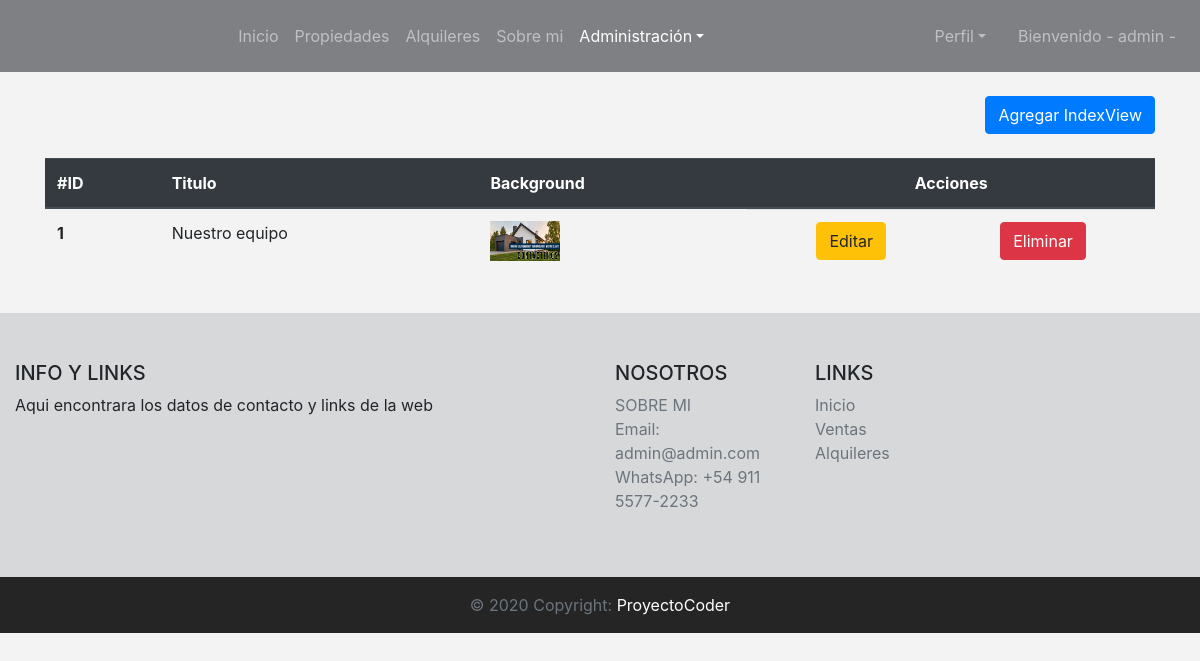
Screenshot of /data/crud-index/ (signed in) with the database file from the repository.
### data/models.py (models this page shows, shortened)
class IndexChange(models.Model):
    background = models.ImageField(upload_to='index_image', null=True, blank=True, verbose_name='Imagen Principal')
    team = models.CharField(max_length=50, null=True, blank=True, verbose_name='Titulo de equipo')
    img1 = models.ImageField(upload_to='index_image', null=True, blank=True)
    title1 = models.CharField(max_length=50, null=True, blank=True, verbose_name='Persona 1')
    description1 = models.CharField(max_length=300, null=True, blank=True)
    img2 = models.ImageField(upload_to='index_image', null=True, blank=True)
    title2 = models.CharField(max_length=50, null=True, blank=True, verbose_name='Persona 2')
    description2 = models.CharField(max_length=300, null=True, blank=True)
    img3 = models.ImageField(upload_to='index_image', null=True, blank=True)
    title3 = models.CharField(max_length=50, null=True, blank=True, verbose_name='Persona 3')
    description3 = models.CharField(max_length=300, null=True, blank=True)
    class Meta:
        verbose_name = 'Modificacion'
        verbose_name_plural = 'Modificaciones'

### data/views.py (the view)
# urls.py: path('crud-index/', crud_index_views, name='crud_index_view'),
@staff_member_required
def crud_index_views(request):
    if 'search' in request.GET:
        search = request.GET['search']
        data = IndexChange.objects.filter(title__icontains=search)
    else:
        data = IndexChange.objects.all()
    context = {
        'data': data,
    }
    return render(request, 'data/crud_view.html', context=context)

### templates/data/crud_view.html (shortened to what this page needs)
{% extends 'base.html' %}
{% block crud %}
<li class="nav-item dropdown active">
{% endblock %}
{% block content %}
<br>
<div class="container">
    <div class="text-right">
        <a href="/data/create-index" class="btn btn-primary text-right">Agregar IndexView</a>
    </div>
    <br>
    <table class="table">
        <thead class="thead-dark">
            <tr>
                <th scope="col">#ID</th>
                <th scope="col">Titulo</th>
                <th scope="col">Background</th>
                <th scope="col" class="text-center">Acciones</th>
            </tr>
        </thead>
        {% for dat in data %}
        <tbody>
            <tr>
                <th scope="row">{{dat.id}}</th>
                <td>{{dat.team}}</td>
                {% if dat.background.url != '' %}
                    <td><img src="{{dat.background.url}}" width="70" height="40" alt=""></td>
                {% else %}
                    <td class="font-weight-bold" style="color: red;">No Img</td>
                {% endif %}
                <td class="d-flex justify-content-around"><a href="/data/update-index/{{dat.pk}}/" class="btn btn-warning">Editar</a><a href="/data/delete-index/{{dat.pk}}/" class="btn btn-danger">Eliminar</a></td>
            </tr>
        </tbody>
        {% endfor %}
    </table>
</div>
{% endblock %}

### templates/base.html (shortened to what this page needs)
<!DOCTYPE html>
<html lang="en">
<head>
    <link rel="stylesheet" href="https://cdn.jsdelivr.net/npm/bootstrap@4.6.2/dist/css/bootstrap.min.css">
</head>
<body style="background-color: #f3f3f3;">
    <header>
        <nav class="navbar navbar-expand-lg navbar-dark" style="background-color: #7f8084;">
            <div class="collapse navbar-collapse text-center" id="navbarSupportedContent">
                <div class="navbar-nav ml-auto mr-auto mt-2 mb-2">
                        <a class="nav-link" href="/">Inicio</a>
                        <a class="nav-link" href="/sales/list-sale/">Propiedades</a>
                        <a class="nav-link" href="/rentals/list-rental/">Alquileres</a>
                        <a class="nav-link" href="/about/">Sobre mi</a>
                    {% if request.user.is_authenticated %}
                        {% if request.user.is_superuser %}
                            {% block crud %}{% endblock %}
                                <a class="nav-link dropdown-toggle" href="#" role="button" data-toggle="dropdown" aria-expanded="false">Administración</a>
                            </li>
                        {% endif %}
                    {% endif %}
                </div>
                {% if request.user.is_authenticated %}
                <div class="navbar-nav">
                    <li class="nav-item dropdown">
                        <a class="nav-link dropdown-toggle mr-2" href="#" role="button" data-toggle="dropdown" aria-expanded="false">Perfil</a>
                    </li>
                <div>
                <div class="navbar-nav d-none d-lg-block">
                    <li class="nav-item">
                        <a class="nav-link ml-2" href="#">Bienvenido - {{request.user}} -</a>
                    </li>
                </div>
                {% endif %}
            </div>
        </nav>
    </header>
{% block content %}
{% endblock %}
<footer class="page-footer font-small blue pt-4">
    <div class="container-fluid text-center text-md-left" style="background-color: #d7d8da;">
      <br>
      <br>
      <div class="row">
        <div class="col-md-6 mt-md-0 mt-3">
          <h5 class="text-uppercase">Info y Links</h5>
          <p>Aqui encontrara los datos de contacto y links de la web</p>
        </div>
        <div class="col-md-2 mb-md-0 mb-3">
          <h5 class="text-uppercase">Nosotros</h5>
          <ul class="list-unstyled">
            <li>
              <a href="/about/" class="text-muted">SOBRE MI</a>
            </li>
            <li>
              <a href="mailto:admin@admin.com" class="text-muted">Email: admin@admin.com</a>
            </li>
            <li>
              <a href="https://wa.me/1153742335/?text=Hola!" class="text-muted">WhatsApp: +54 911 5577-2233</a>
            </li>
          </ul>
        </div>
        <div class="col-md-2 mb-md-0 mb-3">
          <h5 class="text-uppercase">Links</h5>
          <ul class="list-unstyled">
            <li>
              <a href="/" class="text-muted">Inicio</a>
            </li>
            <li>
              <a href="/sales/list-sale/" class="text-muted">Ventas</a>
            </li>
            <li>
              <a href="/rentals/list-rental/" class="text-muted">Alquileres</a>
            </li>
          </ul>
        </div>
      </div>
      <br>
      <br>
    </div>
    <div class="footer-copyright text-center py-3 text-white text-muted" style="background-color: #262526;">© 2020 Copyright:
      <a href="/" class="text-white"> ProyectoCoder</a>
    </div>
  </footer>
</body>
</html>

### rows the page displays
IndexChange: id "1", team "Nuestro equipo", background (picture)

### other values shown
{{ request.user }} "admin"
